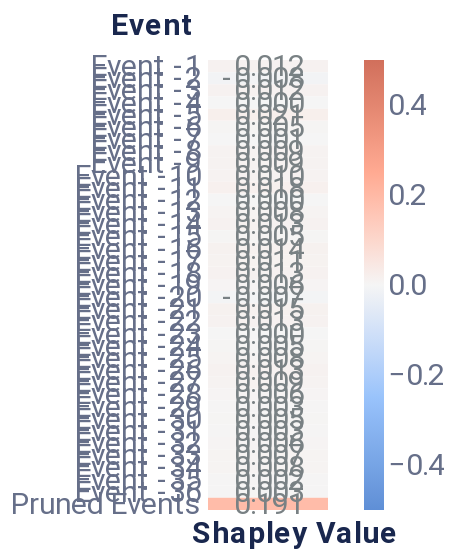

The notebook cell saved with this chart:
### Code cell
event_plot

### Figure 1 — Vega-Lite specification as saved in the notebook (floating-point values rounded to 4 significant figures)
{"config": {"axis": {"domain": true, "domainColor": "#666F89", "grid": false, "gridCap": "round", "gridColor": "#B3B7C4", "gridDash": [2, 4], "gridWidth": 0.5, "labelColor": "#666F89", "labelFont": "Roboto, Arial, sans-serif", "labelPadding": 2, "tickColor": "#666F89", "tickOpacity": 0.5, "tickSize": 4, "titleColor": "#19274E", "titleFont": "Roboto, Arial, sans-serif", "titleFontSize": 12}, "axisBand": {"domain": true, "labelPadding": 4, "ticks": false}, "axisY": {"domain": false, "titleAlign": "left", "titleAngle": 0, "titleX": -20, "titleY": -10}, "legend": {"labelColor": "#666F89", "labelFont": "Roboto, Arial, sans-serif", "labelFontSize": 12, "symbolSize": 40, "titleColor": "#19274E", "titleFont": "Roboto, Arial, sans-serif", "titleFontSize": 12, "titlePadding": 4}, "arc": {"stroke": "#FFFFFF", "strokeWidth": 1}, "bar": {"fill": "#2770EB", "stroke": null}, "line": {"stroke": "#2770EB", "strokeWidth": 2}, "path": {"stroke": "#2770EB", "strokeWidth": 0.5}, "point": {"fill": "#2770EB", "shape": "circle", "filled": true}, "rect": {"fill": "#2770EB"}, "rule": {"stroke": "#666F89"}, "shape": {"stroke": "#2770EB"}, "text": {"color": "#19274E", "font": "Roboto, Arial, sans-serif", "fontSize": 12}, "range": {"category": ["#2770EB", "#77B98A", "#DA5252", "#FFC400", "#A87AEA", "#00A39E", "#19274E"], "diverging": ["#006360", "#2BB3AE", "#96D9D7", "#FFFFFF", "#EDAAAA", "#DA5252", "#811D1D"], "heatmap": ["#18448F", "#1B4EA5", "#2770EB", "#4C88EE", "#82ACF3", "#A6C4F7", "#E9F1FD"], "ramp": ["#18448F", "#1B4EA5", "#2770EB", "#4C88EE", "#82ACF3", "#A6C4F7", "#E9F1FD"]}, "background": "#FFFFFF", "group": {"fill": "#FFFFFF"}, "header": {"labelColor": "#19274E", "labelFont": "Roboto, Arial, sans-serif", "labelFontSize": 12, "titleColor": "#19274E", "titleFont": "Roboto, Arial, sans-serif", "titleFontSize": 16}, "title": {"anchor": "start", "color": "#19274E", "font": "Roboto, Arial, sans-serif", "fontSize": 20, "fontWeight": "bold", "offset": 20, "subtitleColor": "#19274E", "subtitleFontSize": 16}, "view": {"continuousHeight": 300, "continuousWidth": 400, "stroke": "transparent"}}, "layer": [{"mark": "rect", "encoding": {"color": {"field": "rounded", "legend": {"gradientLength": 225, "gradientThickness": 10, "labelFontSize": 15, "orient": "right"}, "scale": {"domain": [-0.5, 0.5], "range": ["#5f8fd6", "#99c3fb", "#f5f5f5", "#ffaa92", "#d16f5b"]}, "title": null, "type": "quantitative"}, "x": {"axis": {"title": "Shapley Value", "titleFontSize": 15}, "field": "column", "type": "ordinal"}, "y": {"axis": {"domain": false, "labelFontSize": 15, "title": "Event", "titleFontSize": 15, "titleX": -49}, "field": "Feature", "sort": ["Event -1", "Event -2", "Event -3", "Event -4", "Event -5", "Event -6", "Event -7", "Event -8", "Event -9", "Event -10", "Event -11", "Event -12", "Event -13", "Event -14", "Event -15", "Event -16", "Event -17", "Event -18", "Event -19", "Event -20", "Event -21", "Event -22", "Event -23", "Event -24", "Event -25", "Event -26", "Event -27", "Event -28", "Event -29", "Event -30", "Event -31", "Event -32", "Event -33", "Event -34", "Event -35", "Event -36", "Pruned Events"], "type": "ordinal"}}}, {"mark": {"type": "text", "align": "right", "baseline": "middle", "color": "#798184", "dx": 18, "fontSize": 15}, "encoding": {"text": {"field": "rounded_str", "type": "nominal"}, "x": {"axis": {"domain": false, "labels": false, "title": "Shapley Value", "titleX": 43}, "field": "column", "type": "ordinal"}, "y": {"axis": {"domain": false, "labelFontSize": 15, "title": "Event", "titleFontSize": 15, "titleX": -49}, "field": "Feature", "sort": ["Event -1", "Event -2", "Event -3", "Event -4", "Event -5", "Event -6", "Event -7", "Event -8", "Event -9", "Event -10", "Event -11", "Event -12", "Event -13", "Event -14", "Event -15", "Event -16", "Event -17", "Event -18", "Event -19", "Event -20", "Event -21", "Event -22", "Event -23", "Event -24", "Event -25", "Event -26", "Event -27", "Event -28", "Event -29", "Event -30", "Event -31", "Event -32", "Event -33", "Event -34", "Event -35", "Event -36", "Pruned Events"], "type": "ordinal"}}}], "data": {"name": "data-2ac325e6ce1bb90045b831f67f8b5990"}, "height": 225, "width": 60, "$schema": "https://vega.github.io/schema/vega-lite/v4.17.0.json", "datasets": {"data-2ac325e6ce1bb90045b831f67f8b5990": [{"Shapley Value": 0.01191, "Feature": "Event -1", "row": 1, "column": 1, "rounded": 0.012, "rounded_str": "0.012"}, {"Shapley Value": -0.008138, "Feature": "Event -2", "row": 2, "column": 1, "rounded": -0.008, "rounded_str": "-0.008"}, {"Shapley Value": 0.01248, "Feature": "Event -3", "row": 3, "column": 1, "rounded": 0.012, "rounded_str": "0.012"}, {"Shapley Value": 0.0, "Feature": "Event -4", "row": 4, "column": 1, "rounded": 0.0, "rounded_str": "0.000"}, {"Shapley Value": 0.02103, "Feature": "Event -5", "row": 5, "column": 1, "rounded": 0.021, "rounded_str": "0.021"}, {"Shapley Value": 0.005188, "Feature": "Event -6", "row": 6, "column": 1, "rounded": 0.005, "rounded_str": "0.005"}, {"Shapley Value": 0.0005408, "Feature": "Event -7", "row": 7, "column": 1, "rounded": 0.001, "rounded_str": "0.001"}, {"Shapley Value": 0.009168, "Feature": "Event -8", "row": 8, "column": 1, "rounded": 0.009, "rounded_str": "0.009"}, {"Shapley Value": 0.008892, "Feature": "Event -9", "row": 9, "column": 1, "rounded": 0.009, "rounded_str": "0.009"}, {"Shapley Value": 0.009603, "Feature": "Event -10", "row": 10, "column": 1, "rounded": 0.01, "rounded_str": "0.010"}, {"Shapley Value": 0.01775, "Feature": "Event -11", "row": 11, "column": 1, "rounded": 0.018, "rounded_str": "0.018"}, {"Shapley Value": 0.0, "Feature": "Event -12", "row": 12, "column": 1, "rounded": 0.0, "rounded_str": "0.000"}, {"Shapley Value": 0.008435, "Feature": "Event -13", "row": 13, "column": 1, "rounded": 0.008, "rounded_str": "0.008"}, {"Shapley Value": 0.01262, "Feature": "Event -14", "row": 14, "column": 1, "rounded": 0.013, "rounded_str": "0.013"}, {"Shapley Value": 0.004514, "Feature": "Event -15", "row": 15, "column": 1, "rounded": 0.005, "rounded_str": "0.005"}, {"Shapley Value": 0.01396, "Feature": "Event -16", "row": 16, "column": 1, "rounded": 0.014, "rounded_str": "0.014"}, {"Shapley Value": 0.011, "Feature": "Event -17", "row": 17, "column": 1, "rounded": 0.011, "rounded_str": "0.011"}, {"Shapley Value": 0.01278, "Feature": "Event -18", "row": 18, "column": 1, "rounded": 0.013, "rounded_str": "0.013"}, {"Shapley Value": 0.005775, "Feature": "Event -19", "row": 19, "column": 1, "rounded": 0.006, "rounded_str": "0.006"}, {"Shapley Value": -0.007454, "Feature": "Event -20", "row": 20, "column": 1, "rounded": -0.007, "rounded_str": "-0.007"}, {"Shapley Value": 0.01518, "Feature": "Event -21", "row": 21, "column": 1, "rounded": 0.015, "rounded_str": "0.015"}, {"Shapley Value": 0.0127, "Feature": "Event -22", "row": 22, "column": 1, "rounded": 0.013, "rounded_str": "0.013"}, {"Shapley Value": 0.0002955, "Feature": "Event -23", "row": 23, "column": 1, "rounded": 0.0, "rounded_str": "0.000"}, {"Shapley Value": 0.004943, "Feature": "Event -24", "row": 24, "column": 1, "rounded": 0.005, "rounded_str": "0.005"}, {"Shapley Value": 0.008402, "Feature": "Event -25", "row": 25, "column": 1, "rounded": 0.008, "rounded_str": "0.008"}, {"Shapley Value": 0.01298, "Feature": "Event -26", "row": 26, "column": 1, "rounded": 0.013, "rounded_str": "0.013"}, {"Shapley Value": 0.009309, "Feature": "Event -27", "row": 27, "column": 1, "rounded": 0.009, "rounded_str": "0.009"}, {"Shapley Value": 0.005824, "Feature": "Event -28", "row": 28, "column": 1, "rounded": 0.006, "rounded_str": "0.006"}, {"Shapley Value": 0.003149, "Feature": "Event -29", "row": 29, "column": 1, "rounded": 0.003, "rounded_str": "0.003"}, {"Shapley Value": 0.005213, "Feature": "Event -30", "row": 30, "column": 1, "rounded": 0.005, "rounded_str": "0.005"}, {"Shapley Value": 0.002757, "Feature": "Event -31", "row": 31, "column": 1, "rounded": 0.003, "rounded_str": "0.003"}, {"Shapley Value": 0.005917, "Feature": "Event -32", "row": 32, "column": 1, "rounded": 0.006, "rounded_str": "0.006"}, {"Shapley Value": 0.006682, "Feature": "Event -33", "row": 33, "column": 1, "rounded": 0.007, "rounded_str": "0.007"}, {"Shapley Value": 0.007819, "Feature": "Event -34", "row": 34, "column": 1, "rounded": 0.008, "rounded_str": "0.008"}, {"Shapley Value": 0.002249, "Feature": "Event -35", "row": 35, "column": 1, "rounded": 0.002, "rounded_str": "0.002"}, {"Shapley Value": 0.003435, "Feature": "Event -36", "row": 36, "column": 1, "rounded": 0.003, "rounded_str": "0.003"}, {"Shapley Value": 0.1908, "Feature": "Pruned Events", "row": 37, "column": 1, "rounded": 0.191, "rounded_str": "0.191"}]}}
